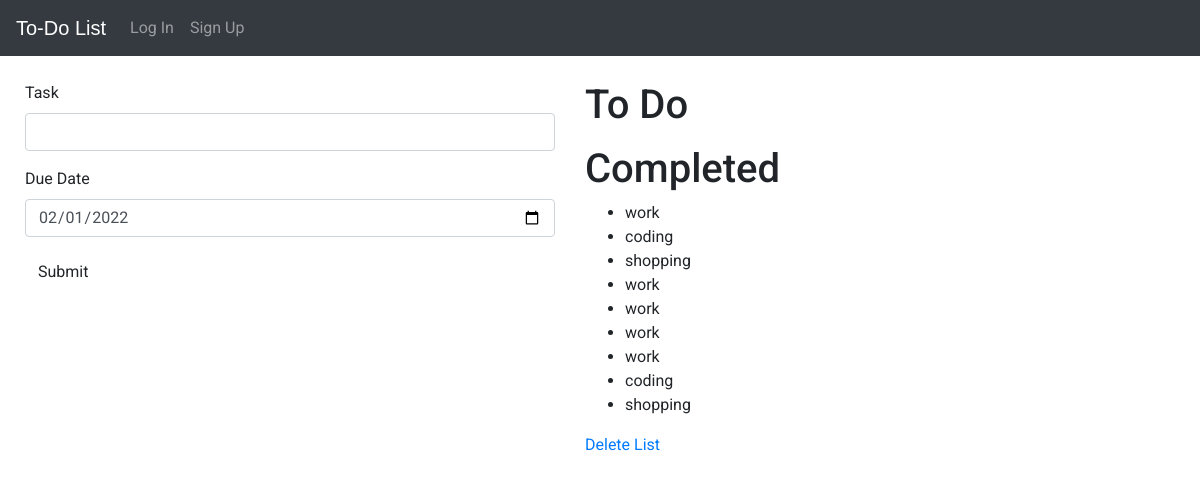
The app's page /view-list/1, older data.
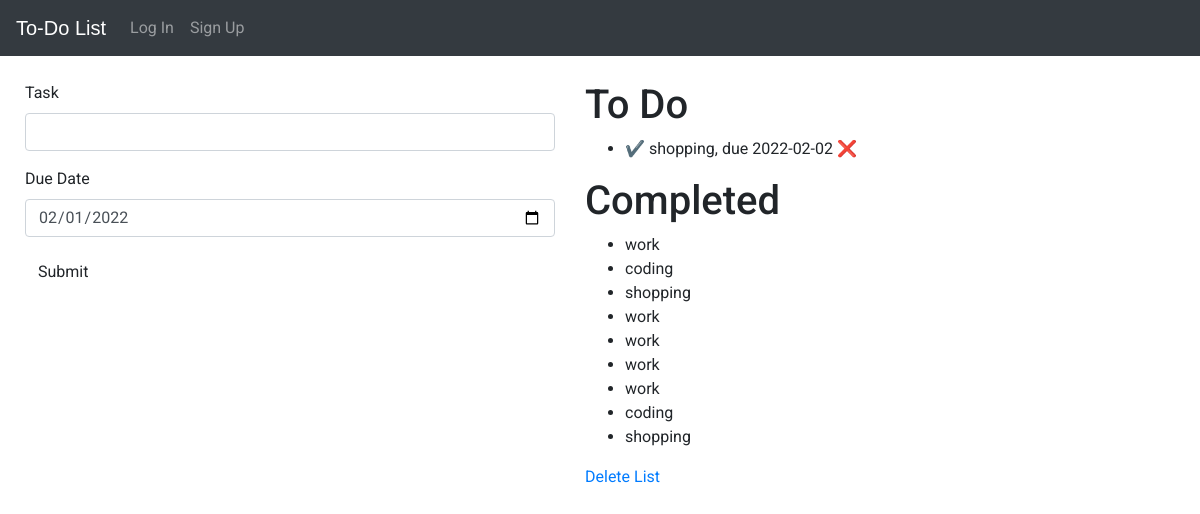
The same page, newer data.
### main.py (models this page shows)
class Task(db.Model):
    __tablename__ = "tasks"
    id = db.Column(db.Integer, primary_key=True)
    is_completed = db.Column(db.Boolean)
    task_description = db.Column(db.String(1000), nullable=False)
    due_date = db.Column(db.Date)
    list_id = db.Column(db.Integer, db.ForeignKey("lists.id"), nullable=False)
    parent_list = relationship("List", back_populates="task")

### main.py (the view, shortened to what this page needs)
@app.route('/view-list/<int:list_id>', methods=["GET", "POST"])
def view_list(list_id):
    task_form = TaskForm()
    incomplete_tasks = Task.query.filter_by(list_id=list_id, is_completed=False).all()
    complete_tasks = Task.query.filter_by(list_id=list_id, is_completed=True).all()
    return render_template("view-list.html",
                           list_id=list_id,
                           incomplete_tasks=incomplete_tasks,
                           complete_tasks=complete_tasks,
                           task_form=task_form)

### forms.py
class TaskForm(FlaskForm):
    task_description = StringField("Task", validators=[DataRequired()])
    due_date = DateField("Due Date", default=date.today())
    submit = SubmitField("Submit")

### templates/view-list.html (shortened to what this page needs)
{% extends "base.html" %}
{% import "bootstrap/wtf.html" as wtf %}
{% block content %}
<div class="container">
    <div class="row">
        <div class="col">
            {{ wtf.quick_form(task_form, novalidate=True, extra_classes="task_form") }}
        </div>
        <div class="col">
            <h1>To Do</h1>
            <ul>
                {% for task in incomplete_tasks %}
                <li>
                    <a href="{{ url_for('mark_complete', list_id=list_id, task_id=task.id) }}"
                       class="link-primary">✔️</a>
                    {{ task.task_description }}, due {{ task.due_date}}
                    <a href="{{ url_for('delete_task', list_id=list_id, task_id=task.id) }}" class="link-primary">❌</a>
                </li>
                {% endfor %}
            </ul>
            <h1>Completed</h1>
            <ul>
                {% for task in complete_tasks %}
                <li> {{ task.task_description }}</li>
                {% endfor %}
            </ul>
            <a href="{{ url_for('delete_list', list_id=list_id) }}">Delete List</a>
        </div>
    </div>
</div>
{% endblock %}

### templates/base.html (shortened to what this page needs)
<!doctype html>
<html>
<head>
    <link rel="stylesheet" href="https://stackpath.bootstrapcdn.com/bootstrap/4.3.1/css/bootstrap.min.css">
    <link href="/static/styles.css" rel="stylesheet">
</head>
<body>
    <nav class="navbar navbar-expand-lg navbar-dark bg-dark">
        <a class="navbar-brand" href="{{ url_for('home') }}">To-Do List</a>
         <div class="collapse navbar-collapse" id="navbarNav">
             <ul class="navbar-nav">
		<li class="nav-item">
		    <a class="nav-link" href="#">Log In</a>
		</li>
		<li class="nav-item">
		    <a class="nav-link" href="#">Sign Up</a>
		</li>
	    </ul>
        </div>
    </nav>
    {% block content %}
    {% endblock %}
        </body>
</html>

### static/styles.css (style rules this page uses)
body { font-family: 'Roboto', sans-serif; }
.container { margin: 0; padding: 25px; }
.navbar-brand { font-family: 'Roboto-Black', sans-serif; }

Row changes from the older to the newer data that the page shows:
added Task: task_description "shopping", due_date "2022-02-02", shown under "To Do"
